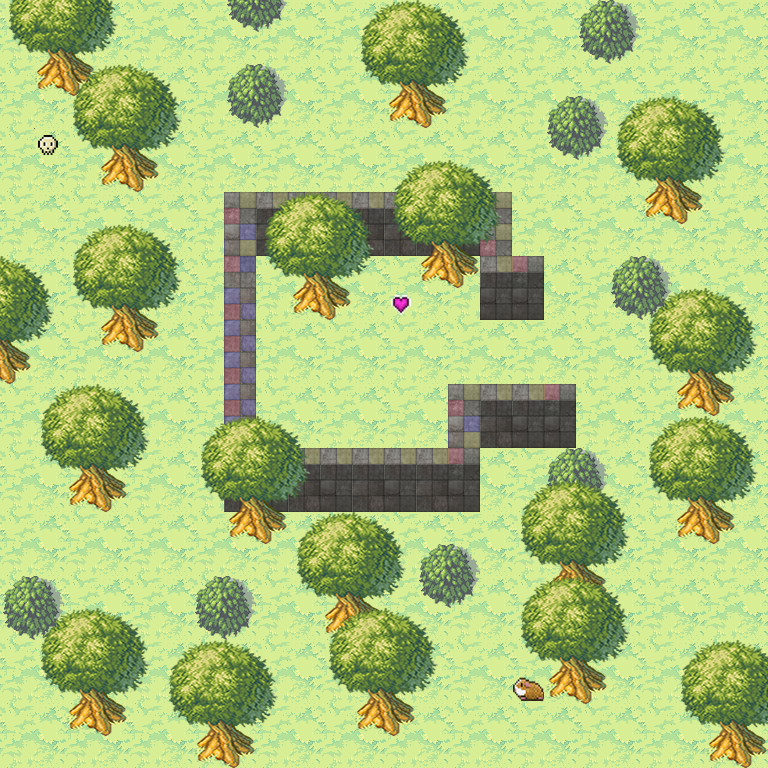

Rendered tile map (Tiled .tmx) drawn with the repository's tilesets; below, a short description and the map source with its tile grids summarised:
An orthogonal 24x24 tile map with 32x32 px tiles, 5 tile layers (ground, obstacles, items, wallTops, ...) and 1 object (elf).

<map version="1.0" orientation="orthogonal" width="24" height="24" tilewidth="32" tileheight="32" backgroundcolor="#ffffff">
 <tileset firstgid="1" name="fantasy" tilewidth="32" tileheight="32">
  <image source="../images/fantasy.png" width="192" height="192" />
  <tile id="4">
   <properties>
    <property name="name" value="skull" />
   </properties>
  </tile>
  <tile id="5">
   <properties>
    <property name="name" value="marmot" />
   </properties>
  </tile>
  <tile id="11">
   <properties>
    <property name="name" value="heart" />
   </properties>
  </tile>
 </tileset>
 <layer name="ground" width="24" height="24">
  <data>[576 cells, 576 non-empty, 4 distinct tile ids]</data>
 </layer>
 <layer name="obstacles" width="24" height="24">
  <data>[576 cells, 89 non-empty, 6 distinct tile ids]</data>
 </layer>
 <layer name="items" width="24" height="24">
  <data>[576 cells, 3 non-empty, 3 distinct tile ids]</data>
 </layer>
 <objectgroup name="objects">
  <object name="elf" x="287" y="350" width="64" height="64">
   <properties>
    <property name="texture" value="elfTextures" />
   </properties>
  </object>
 </objectgroup>
 <layer name="wallTops" width="24" height="24">
  <data>[576 cells, 48 non-empty, 8 distinct tile ids]</data>
 </layer>
 <layer name="treeTops" width="24" height="24">
  <data>[576 cells, 215 non-empty, 12 distinct tile ids]</data>
 </layer>
</map>